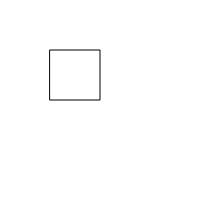
Frame 1 (no input)
Frame 60 (no input): identical to frame 1, image omitted
Frame 120 (the mouse pressed at the canvas centre since frame 60): identical to frame 1, image omitted

The p5.js sketch that drew this single still picture (run headless with seeded random() and noise() and a simulated clock; from frame 60 on, the mouse is pressed at the canvas centre):

// p5.js sketch
// ── sketch.js
function setup() {
    createCanvas(200,200);
    print("setup");
}

function draw() {
    background(255);
    rect(50,50,50,50);
}
